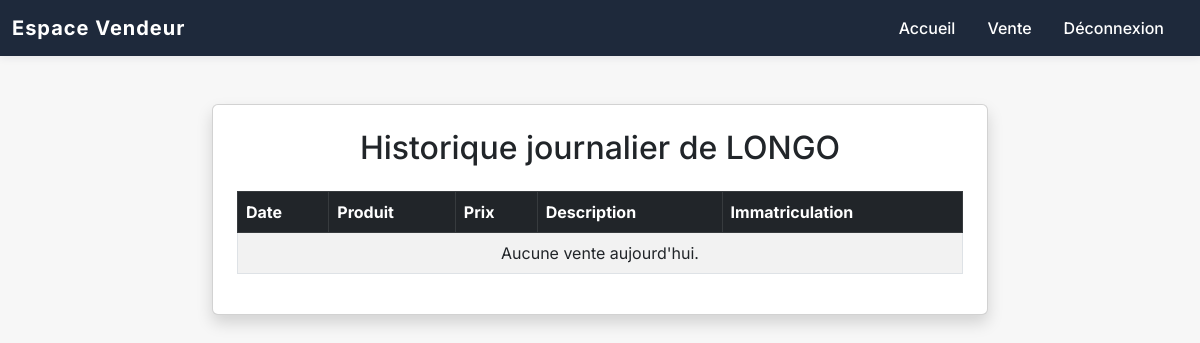
/api/historique-vente/ (signed in), run on an earlier commit of the app's database.
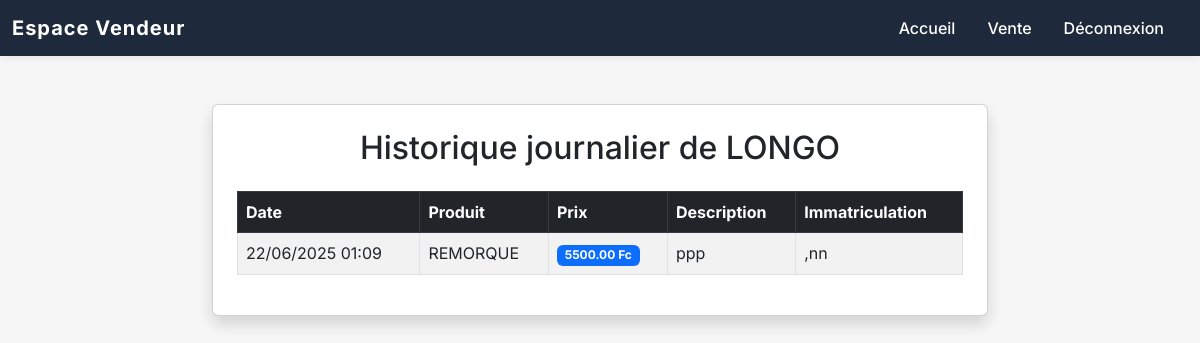
And on a later commit of the database.
### apps/sales/models.py (models this page shows, shortened)
class Sale(models.Model):
    produit = models.ForeignKey('Produit', on_delete=models.CASCADE)  # Champ correct
    seller = models.ForeignKey('Vendeur', on_delete=models.CASCADE)
    description = models.TextField(default="Aucune description")
    license_plate = models.CharField(max_length=20)
    price = models.DecimalField(max_digits=10, decimal_places=2, default=0.0)
    created_at = models.DateTimeField(auto_now_add=True)
    SOURCE_CHOICES = [
        ('POS', 'Point of Sale'),
        ('WEB', 'Web'),
        ('OTHER', 'Autre'),
    ]
    source = models.CharField(max_length=10, choices=SOURCE_CHOICES, default='WEB')

class Produit(models.Model):
    nom_produit = models.CharField(max_length=100)  # Nom du produit
    prix = models.DecimalField(max_digits=10, decimal_places=2, default=0.0)  # Prix par défaut
    default_description = models.TextField(blank=True, null=True)  # Description par défaut
    created_at = models.DateTimeField(default=now)  # Utiliser timezone.now comme valeur par défaut

### apps/sales/views.py (the view)
# urls.py: path('historique-vente/', historique_vente, name='historique_vente'),
def historique_vente(request):
    vendeur_id = request.session.get('vendeur_id')
    if not vendeur_id:
        return redirect('identification_vendeur')
    vendeur = Vendeur.objects.get(id=vendeur_id)
    today = timezone.now().date()
    ventes = Sale.objects.filter(seller=vendeur, created_at__date=today)
    return render(request, 'historique_vente.html', {'vendeur': vendeur, 'ventes': ventes})

### apps/sales/views.py (called while the page is built)
def base_context(request):
    return {'vendeur_id': request.session.get('vendeur_id')}

### apps/sales/templates/historique_vente.html (shortened to what this page needs)
<!DOCTYPE html>
<html lang="fr">
<head>
    <link href="https://cdn.jsdelivr.net/npm/bootstrap@5.3.0-alpha3/dist/css/bootstrap.min.css" rel="stylesheet">
</head>
<body>
<nav class="navbar navbar-expand-lg custom-navbar mb-4">
  <div class="container-fluid">
    <a class="navbar-brand" href="{% url 'accueil_vendeur' %}">Espace Vendeur</a>
    <div class="collapse navbar-collapse" id="navbarNav">
      <ul class="navbar-nav ms-auto">
        <li class="nav-item"><a class="nav-link {% if request.resolver_match.url_name == 'accueil_vendeur' %}active{% endif %}" href="{% url 'accueil_vendeur' %}">Accueil</a></li>
        <li class="nav-item"><a class="nav-link {% if request.resolver_match.url_name == 'effectuer_vente' %}active{% endif %}" href="{% url 'effectuer_vente' %}">Vente</a></li>
        <li class="nav-item"><a class="nav-link text-danger" href="{% url 'logout_vendeur' %}">Déconnexion</a></li>
      </ul>
    </div>
  </div>
</nav>
<div class="container mt-5" style="max-width:800px;">
    <div class="card shadow p-4">
        <h2 class="mb-4 text-center">Historique journalier de {{ vendeur.nom_du_vendeur }}</h2>
        <table class="table table-striped table-bordered align-middle">
            <thead class="table-dark">
                <tr>
                    <th>Date</th>
                    <th>Produit</th>
                    <th>Prix</th>
                    <th>Description</th>
                    <th>Immatriculation</th>
                </tr>
            </thead>
            <tbody>
                {% for vente in ventes %}
                <tr>
                    <td>{{ vente.created_at|date:'d/m/Y H:i' }}</td>
                    <td>{{ vente.produit.nom_produit }}</td>
                    <td><span class="badge bg-primary">{{ vente.price }} Fc</span></td>
                    <td>{{ vente.description }}</td>
                    <td>{{ vente.license_plate }}</td>
                </tr>
                {% empty %}
                <tr><td colspan="5" class="text-center">Aucune vente aujourd'hui.</td></tr>
                {% endfor %}
            </tbody>
        </table>
    </div>
</div>
</body>
</html>

What changed in the data, as far as the page shows it:
added Sale: created_at "22/06/2025 01:09", produit.nom_produit "REMORQUE", price "5500.00", description "ppp", license_plate ",nn"
Also different on the page:
text no longer shown: "Aucune vente aujourd'hui."
